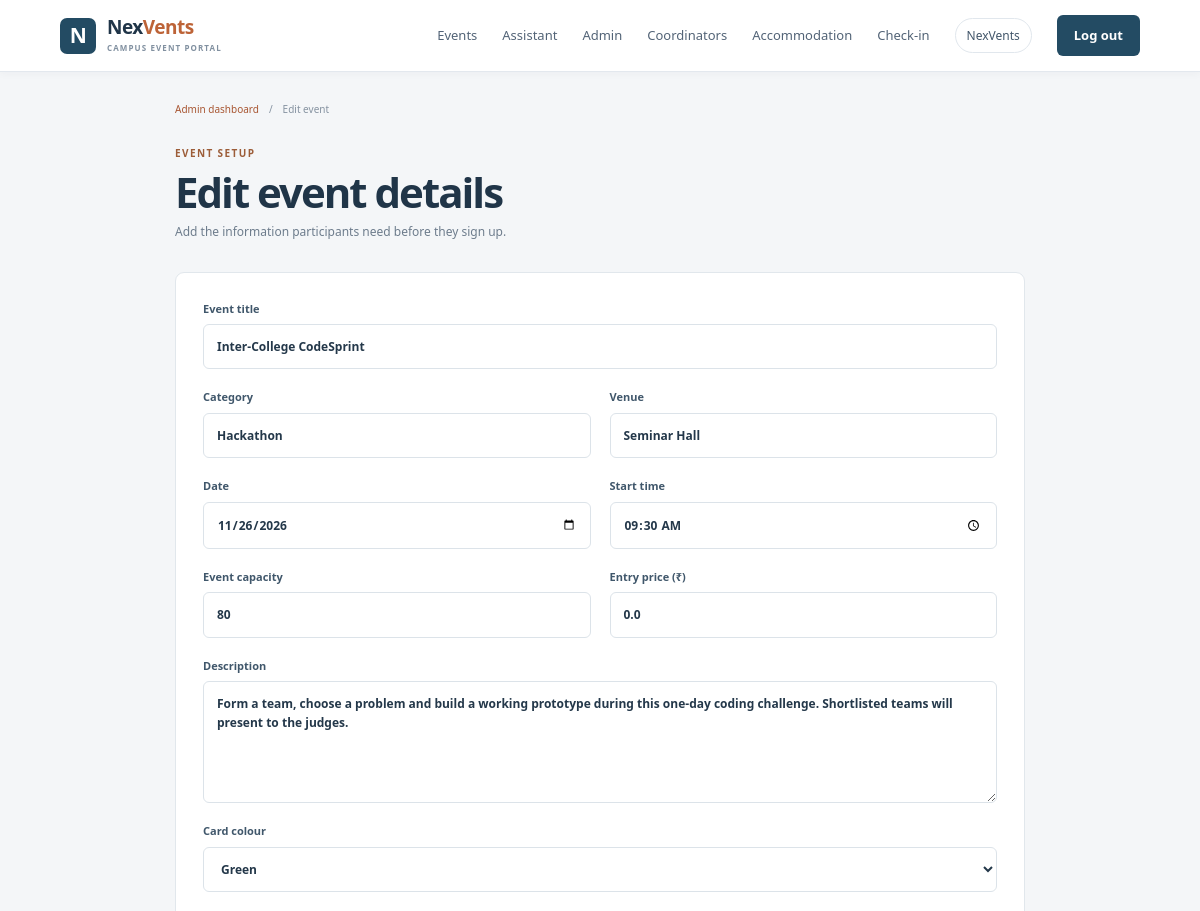
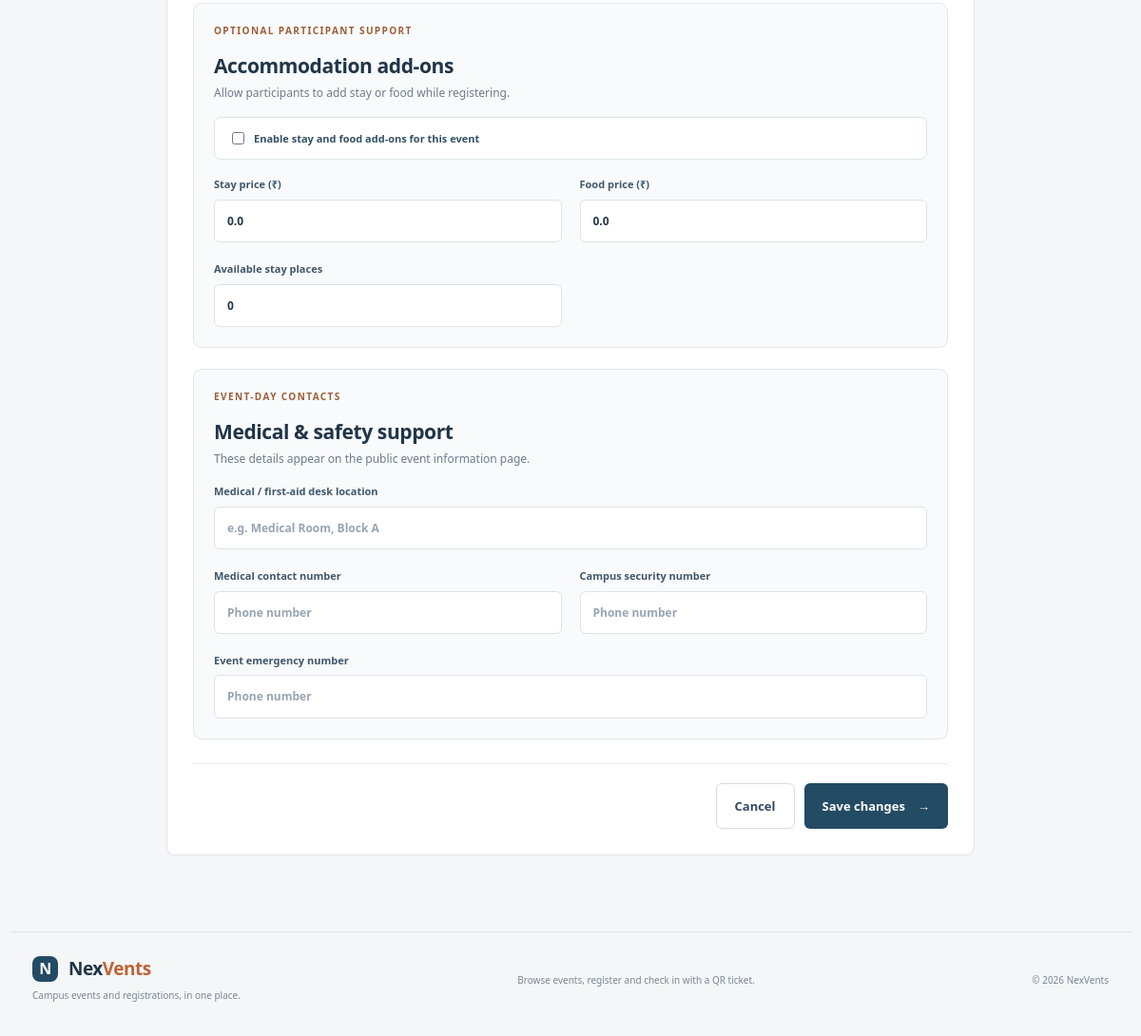
Page /admin/events/2/edit (signed in) on the committed database (2 pictures, top to bottom).
### tables this page shows
CREATE TABLE events (
            id INTEGER PRIMARY KEY AUTOINCREMENT,
            title TEXT NOT NULL,
            category TEXT NOT NULL,
            description TEXT NOT NULL,
            venue TEXT NOT NULL,
            event_date TEXT NOT NULL,
            event_time TEXT NOT NULL,
            capacity INTEGER NOT NULL CHECK(capacity > 0),
            price REAL NOT NULL DEFAULT 0 CHECK(price >= 0),
            cover TEXT NOT NULL DEFAULT 'violet',
            created_by INTEGER,
            created_at TEXT NOT NULL DEFAULT CURRENT_TIMESTAMP, accommodation_enabled INTEGER NOT NULL DEFAULT 0, stay_price REAL NOT NULL DEFAULT 0, food_price REAL NOT NULL DEFAULT 0, accommodation_capacity INTEGER NOT NULL DEFAULT 0, medical_location TEXT NOT NULL DEFAULT '', medical_contact TEXT NOT NULL DEFAULT '', security_contact TEXT NOT NULL DEFAULT '', emergency_contact TEXT NOT NULL DEFAULT '',
            FOREIGN KEY(created_by) REFERENCES users(id) ON DELETE SET NULL
        );

### app/routes.py (the view)
@bp.route("/admin/events/<int:event_id>/edit", methods=["GET", "POST"])
@admin_required
def event_edit(event_id):
    return event_form(event_id)

### app/db.py (called while the page is built)
def get_db():
    if "db" not in g:
        db_path = current_app.config["DATABASE"]
        Path(db_path).parent.mkdir(parents=True, exist_ok=True)
        g.db = sqlite3.connect(db_path)
        g.db.row_factory = sqlite3.Row
        g.db.execute("PRAGMA foreign_keys = ON")
    return g.db

### app/routes.py (called while the page is built, shortened)
def admin_required(fn):
    @wraps(fn)
    def wrapped(*args, **kwargs):
        if not session.get("user"):
            flash("Admin login is required.", "info")
            return redirect(url_for("main.login"))
        if session["user"].get("role") != "admin":
            abort(403)
        return fn(*args, **kwargs)
    return wrapped

def event_form(event_id):
    db = get_db()
    existing = db.execute("SELECT * FROM events WHERE id=?", (event_id,)).fetchone() if event_id else None
    if event_id and not existing:
        abort(404)
    return render_template("event_form.html", event=existing)

### app/templates/event_form.html (shortened to what this page needs)
{% extends 'base.html' %}{% block title %}{{ 'Edit event' if event else 'Create event' }} — NexVents{% endblock %}{% block content %}
<section class="form-page"><div class="breadcrumb"><a href="{{ url_for('main.admin_dashboard') }}">Admin dashboard</a><span>/</span>{{ 'Edit event' if event else 'New event' }}</div>
<div class="form-heading"><div class="eyebrow">EVENT SETUP</div><h1>{{ 'Edit event details' if event else 'Publish an event' }}</h1><p class="muted">Add the information participants need before they sign up.</p></div>
<form method="post" class="event-form"><div class="form-grid">
<label class="span-2">Event title<input name="title" required maxlength="100" placeholder="e.g. Python workshop" value="{{ request.form.get('title', event.title if event else '') }}"></label>
<label>Category<input name="category" required maxlength="40" placeholder="Technology, Sports..." value="{{ request.form.get('category', event.category if event else '') }}"></label><label>Venue<input name="venue" required maxlength="120" placeholder="Auditorium / campus block" value="{{ request.form.get('venue', event.venue if event else '') }}"></label>
<label>Date<input type="date" name="event_date" min="{{ today }}" required value="{{ request.form.get('event_date', event.event_date if event else '') }}"></label><label>Start time<input type="time" name="event_time" required value="{{ request.form.get('event_time', event.event_time if event else '10:00') }}"></label>
<label>Event capacity<input type="number" name="capacity" min="1" max="100000" required value="{{ request.form.get('capacity', event.capacity if event else 100) }}"></label><label>Entry price (₹)<input type="number" name="price" min="0" step="0.01" required value="{{ request.form.get('price', event.price if event else 0) }}"></label>
<label class="span-2">Description<textarea name="description" rows="5" maxlength="1200" required placeholder="What will attendees experience?">{{ request.form.get('description', event.description if event else '') }}</textarea></label>
<label class="span-2">Card colour<select name="cover">{% for c in ['violet','blue','pink','green','orange'] %}<option value="{{ c }}" {% if request.form.get('cover', event.cover if event else 'blue')==c %}selected{% endif %}>{{ c|capitalize }}</option>{% endfor %}</select></label>
</div>
<section class="form-subsection"><div class="eyebrow">OPTIONAL PARTICIPANT SUPPORT</div><h2>Accommodation add-ons</h2><p class="muted">Allow participants to add stay or food while registering.</p>
<label class="toggle-line"><input type="checkbox" name="accommodation_enabled" > Enable stay and food add-ons for this event</label>
<div class="form-grid compact-form-grid"><label>Stay price (₹)<input type="number" name="stay_price" min="0" step="0.01" value="{{ request.form.get('stay_price', event.stay_price if event else 0) }}"></label><label>Food price (₹)<input type="number" name="food_price" min="0" step="0.01" value="{{ request.form.get('food_price', event.food_price if event else 0) }}"></label><label>Available stay places<input type="number" name="accommodation_capacity" min="0" value="{{ request.form.get('accommodation_capacity', event.accommodation_capacity if event else 0) }}"></label></div>
</section>
<section class="form-subsection"><div class="eyebrow">EVENT-DAY CONTACTS</div><h2>Medical & safety support</h2><p class="muted">These details appear on the public event information page.</p>
<div class="form-grid"><label class="span-2">Medical / first-aid desk location<input name="medical_location" maxlength="160" placeholder="e.g. Medical Room, Block A" value="{{ request.form.get('medical_location', event.medical_location if event else '') }}"></label><label>Medical contact number<input name="medical_contact" maxlength="40" placeholder="Phone number" value="{{ request.form.get('medical_contact', event.medical_contact if event else '') }}"></label><label>Campus security number<input name="security_contact" maxlength="40" placeholder="Phone number" value="{{ request.form.get('security_contact', event.security_contact if event else '') }}"></label><label class="span-2">Event emergency number<input name="emergency_contact" maxlength="40" placeholder="Phone number" value="{{ request.form.get('emergency_contact', event.emergency_contact if event else '') }}"></label></div>
</section>
<div class="form-actions"><a class="btn btn-ghost" href="{{ url_for('main.admin_dashboard') }}">Cancel</a><button class="btn btn-primary" type="submit">{{ 'Save changes' if event else 'Publish event' }} <span>→</span></button></div></form></section>{% endblock %}

### rows in the picture
events: title "Inter-College CodeSprint", category "Hackathon", venue "Seminar Hall", event_date "11/26/2026", event_time "09:30", capacity "80", price "0.0", description "Form a team, choose a problem and build a working prototype during this one-day coding challenge. Shortlisted teams will present to the judges.", cover "Green", stay_price "0.0", food_price "0.0", accommodation_capacity "0"

### other values in the picture
{{ current_user.name.split(' ')[0] }} "NexVents"
{{ 'Edit event' if event else 'New event' }} "Edit event"
{{ 'Edit event details' if event else 'Publish an event' }} "Edit event details"
{{ 'Save changes' if event else 'Publish event' }} "Save changes"
